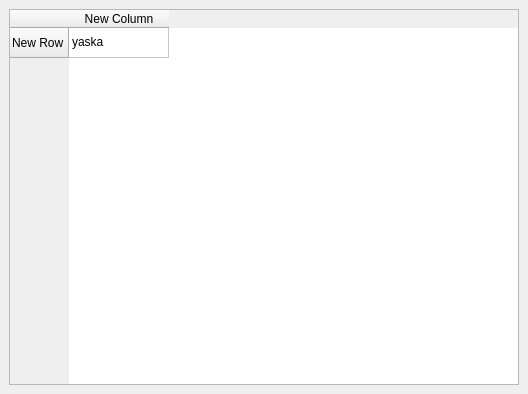
<?xml version="1.0" encoding="UTF-8"?>
<ui version="4.0">
 <class>MainWindow</class>
 <widget class="QMainWindow" name="MainWindow">
  <property name="geometry">
   <rect>
    <x>0</x>
    <y>0</y>
    <width>528</width>
    <height>394</height>
   </rect>
  </property>
  <property name="windowTitle">
   <string>MainWindow</string>
  </property>
  <widget class="QWidget" name="centralwidget">
   <layout class="QHBoxLayout" name="horizontalLayout">
    <item>
     <widget class="QTableWidget" name="tableWidget">
      <row>
       <property name="text">
        <string>New Row</string>
       </property>
      </row>
      <column>
       <property name="text">
        <string>New Column</string>
       </property>
      </column>
      <item row="0" column="0">
       <property name="text">
        <string>yaska</string>
       </property>
      </item>
     </widget>
    </item>
   </layout>
  </widget>
 </widget>
 <resources/>
 <connections/>
</ui>
